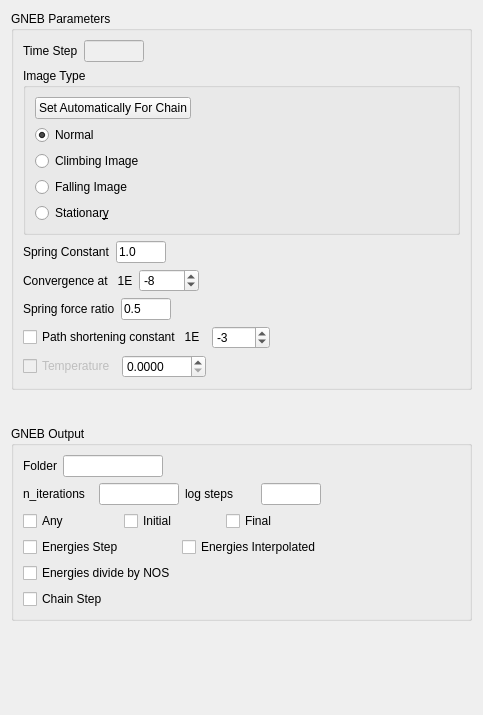
         <widget class="QWidget" name="page">
          <property name="geometry">
           <rect>
            <x>0</x>
            <y>0</y>
            <width>483</width>
            <height>715</height>
           </rect>
          </property>
          <property name="sizePolicy">
           <sizepolicy hsizetype="Preferred" vsizetype="Preferred">
            <horstretch>0</horstretch>
            <verstretch>0</verstretch>
           </sizepolicy>
          </property>
          <property name="minimumSize">
           <size>
            <width>0</width>
            <height>0</height>
           </size>
          </property>
          <attribute name="label">
           <string>GNEB</string>
          </attribute>
          <layout class="QGridLayout" name="gridLayout_6">
           <item row="5" column="0">
            <spacer name="verticalSpacer_5">
             <property name="orientation">
              <enum>Qt::Vertical</enum>
             </property>
             <property name="sizeHint" stdset="0">
              <size>
               <width>20</width>
               <height>40</height>
              </size>
             </property>
            </spacer>
           </item>
           <item row="2" column="0">
            <spacer name="verticalSpacer_4">
             <property name="orientation">
              <enum>Qt::Vertical</enum>
             </property>
             <property name="sizeType">
              <enum>QSizePolicy::Fixed</enum>
             </property>
             <property name="sizeHint" stdset="0">
              <size>
               <width>20</width>
               <height>30</height>
              </size>
             </property>
            </spacer>
           </item>
           <item row="3" column="0">
            <widget class="QGroupBox" name="groupBox_19">
             <property name="minimumSize">
              <size>
               <width>0</width>
               <height>0</height>
              </size>
             </property>
             <property name="title">
              <string>GNEB Output</string>
             </property>
             <layout class="QGridLayout" name="gridLayout_95">
              <item row="0" column="0">
               <layout class="QGridLayout" name="gridLayout_7">
                <item row="0" column="1">
                 <widget class="QLineEdit" name="lineEdit_gneb_output_folder">
                  <property name="maximumSize">
                   <size>
                    <width>100</width>
                    <height>16777215</height>
                   </size>
                  </property>
                 </widget>
                </item>
                <item row="0" column="2">
                 <spacer name="horizontalSpacer_2">
                  <property name="orientation">
                   <enum>Qt::Horizontal</enum>
                  </property>
                  <property name="sizeHint" stdset="0">
                   <size>
                    <width>40</width>
                    <height>20</height>
                   </size>
                  </property>
                 </spacer>
                </item>
                <item row="0" column="0">
                 <widget class="QLabel" name="label">
                  <property name="text">
                   <string>Folder</string>
                  </property>
                 </widget>
                </item>
               </layout>
              </item>
              <item row="2" column="3">
               <spacer name="horizontalSpacer_52">
                <property name="orientation">
                 <enum>Qt::Horizontal</enum>
                </property>
                <property name="sizeHint" stdset="0">
                 <size>
                  <width>40</width>
                  <height>20</height>
                 </size>
                </property>
               </spacer>
              </item>
              <item row="4" column="0">
               <layout class="QGridLayout" name="gridLayout_104">
                <item row="0" column="0">
                 <widget class="QCheckBox" name="checkBox_gneb_output_energies_step">
                  <property name="text">
                   <string>Energies Step</string>
                  </property>
                 </widget>
                </item>
                <item row="1" column="0">
                 <widget class="QCheckBox" name="checkBox_gneb_output_energies_divide">
                  <property name="text">
                   <string>Energies divide by NOS</string>
                  </property>
                 </widget>
                </item>
                <item row="2" column="0">
                 <widget class="QCheckBox" name="checkBox_gneb_output_chain_step">
                  <property name="text">
                   <string>Chain Step</string>
                  </property>
                 </widget>
                </item>
                <item row="0" column="1">
                 <widget class="QCheckBox" name="checkBox_gneb_output_energies_interpolated">
                  <property name="text">
                   <string>Energies Interpolated</string>
                  </property>
                 </widget>
                </item>
               </layout>
              </item>
              <item row="2" column="0">
               <layout class="QGridLayout" name="gridLayout_103">
                <item row="0" column="1">
                 <widget class="QCheckBox" name="checkBox_gneb_output_initial">
                  <property name="text">
                   <string>Initial</string>
                  </property>
                 </widget>
                </item>
                <item row="0" column="2">
                 <widget class="QCheckBox" name="checkBox_gneb_output_final">
                  <property name="text">
                   <string>Final</string>
                  </property>
                 </widget>
                </item>
                <item row="0" column="0">
                 <widget class="QCheckBox" name="checkBox_gneb_output_any">
                  <property name="text">
                   <string>Any</string>
                  </property>
                 </widget>
                </item>
               </layout>
              </item>
              <item row="1" column="0">
               <layout class="QGridLayout" name="gridLayout_77">
                <item row="0" column="0">
                 <widget class="QLabel" name="label_44">
                  <property name="text">
                   <string>n_iterations</string>
                  </property>
                 </widget>
                </item>
                <item row="0" column="2">
                 <widget class="QLabel" name="label_45">
                  <property name="text">
                   <string>log steps</string>
                  </property>
                 </widget>
                </item>
                <item row="0" column="1">
                 <widget class="QLineEdit" name="lineEdit_gneb_n_iterations">
                  <property name="minimumSize">
                   <size>
                    <width>20</width>
                    <height>0</height>
                   </size>
                  </property>
                  <property name="maximumSize">
                   <size>
                    <width>80</width>
                    <height>16777215</height>
                   </size>
                  </property>
                 </widget>
                </item>
                <item row="0" column="3">
                 <widget class="QLineEdit" name="lineEdit_gneb_log_steps">
                  <property name="maximumSize">
                   <size>
                    <width>60</width>
                    <height>16777215</height>
                   </size>
                  </property>
                 </widget>
                </item>
               </layout>
              </item>
             </layout>
            </widget>
           </item>
           <item row="1" column="0">
            <widget class="QGroupBox" name="groupBox_5">
             <property name="minimumSize">
              <size>
               <width>0</width>
               <height>0</height>
              </size>
             </property>
             <property name="maximumSize">
              <size>
               <width>16777215</width>
               <height>16777215</height>
              </size>
             </property>
             <property name="title">
              <string>GNEB Parameters</string>
             </property>
             <layout class="QGridLayout" name="gridLayout_78">
              <item row="9" column="1">
               <layout class="QGridLayout" name="gridLayout_12">
                <item row="1" column="2">
                 <spacer name="horizontalSpacer_7">
                  <property name="orientation">
                   <enum>Qt::Horizontal</enum>
                  </property>
                  <property name="sizeHint" stdset="0">
                   <size>
                    <width>40</width>
                    <height>20</height>
                   </size>
                  </property>
                 </spacer>
                </item>
                <item row="1" column="0">
                 <widget class="QCheckBox" name="checkBox_2">
                  <property name="enabled">
                   <bool>false</bool>
                  </property>
                  <property name="text">
                   <string>Temperature</string>
                  </property>
                 </widget>
                </item>
                <item row="1" column="1">
                 <widget class="QDoubleSpinBox" name="doubleSpinBox">
                  <property name="decimals">
                   <number>4</number>
                  </property>
                  <property name="maximum">
                   <double>1000.000000000000000</double>
                  </property>
                 </widget>
                </item>
               </layout>
              </item>
              <item row="0" column="1">
               <layout class="QGridLayout" name="gridLayout_14">
                <item row="0" column="2">
                 <spacer name="horizontalSpacer_8">
                  <property name="orientation">
                   <enum>Qt::Horizontal</enum>
                  </property>
                  <property name="sizeHint" stdset="0">
                   <size>
                    <width>40</width>
                    <height>20</height>
                   </size>
                  </property>
                 </spacer>
                </item>
                <item row="0" column="1">
                 <widget class="QLineEdit" name="lineEdit">
                  <property name="enabled">
                   <bool>false</bool>
                  </property>
                  <property name="maximumSize">
                   <size>
                    <width>60</width>
                    <height>16777215</height>
                   </size>
                  </property>
                 </widget>
                </item>
                <item row="0" column="0">
                 <widget class="QLabel" name="label_7">
                  <property name="text">
                   <string>Time Step</string>
                  </property>
                 </widget>
                </item>
               </layout>
              </item>
              <item row="4" column="1">
               <widget class="QGroupBox" name="groupBox_3">
                <property name="minimumSize">
                 <size>
                  <width>0</width>
                  <height>0</height>
                 </size>
                </property>
                <property name="title">
                 <string>Image Type</string>
                </property>
                <layout class="QGridLayout" name="gridLayout_10">
                 <item row="1" column="0">
                  <widget class="QPushButton" name="pushButton_auto_image_type">
                   <property name="text">
                    <string>Set Automatically For Chain</string>
                   </property>
                  </widget>
                 </item>
                 <item row="1" column="1">
                  <spacer name="horizontalSpacer_4">
                   <property name="orientation">
                    <enum>Qt::Horizontal</enum>
                   </property>
                   <property name="sizeHint" stdset="0">
                    <size>
                     <width>40</width>
                     <height>20</height>
                    </size>
                   </property>
                  </spacer>
                 </item>
                 <item row="3" column="0">
                  <widget class="QRadioButton" name="radioButton_ClimbingImage">
                   <property name="text">
                    <string>Climbing Image</string>
                   </property>
                  </widget>
                 </item>
                 <item row="2" column="0">
                  <widget class="QRadioButton" name="radioButton_Normal">
                   <property name="text">
                    <string>Normal</string>
                   </property>
                   <property name="checked">
                    <bool>true</bool>
                   </property>
                  </widget>
                 </item>
                 <item row="4" column="0">
                  <widget class="QRadioButton" name="radioButton_FallingImage">
                   <property name="text">
                    <string>Falling Image</string>
                   </property>
                  </widget>
                 </item>
                 <item row="5" column="0">
                  <widget class="QRadioButton" name="radioButton_Stationary">
                   <property name="text">
                    <string>Stationar&amp;y</string>
                   </property>
                  </widget>
                 </item>
                </layout>
               </widget>
              </item>
              <item row="6" column="1">
               <layout class="QGridLayout" name="gridLayout_11">
                <item row="0" column="2">
                 <spacer name="horizontalSpacer_6">
                  <property name="orientation">
                   <enum>Qt::Horizontal</enum>
                  </property>
                  <property name="sizeHint" stdset="0">
                   <size>
                    <width>40</width>
                    <height>20</height>
                   </size>
                  </property>
                 </spacer>
                </item>
                <item row="0" column="1">
                 <widget class="QSpinBox" name="spinBox_gneb_convergence">
                  <property name="minimumSize">
                   <size>
                    <width>60</width>
                    <height>0</height>
                   </size>
                  </property>
                  <property name="minimum">
                   <number>-20</number>
                  </property>
                  <property name="maximum">
                   <number>20</number>
                  </property>
                  <property name="value">
                   <number>-8</number>
                  </property>
                 </widget>
                </item>
                <item row="0" column="0">
                 <widget class="QLabel" name="label_6">
                  <property name="text">
                   <string>Convergence at   1E</string>
                  </property>
                 </widget>
                </item>
               </layout>
              </item>
              <item row="5" column="1">
               <layout class="QGridLayout" name="gridLayout_75">
                <item row="0" column="0">
                 <widget class="QLabel" name="label_2">
                  <property name="text">
                   <string>Spring Constant</string>
                  </property>
                 </widget>
                </item>
                <item row="0" column="1">
                 <widget class="QLineEdit" name="lineEdit_gneb_springconstant">
                  <property name="minimumSize">
                   <size>
                    <width>40</width>
                    <height>0</height>
                   </size>
                  </property>
                  <property name="maximumSize">
                   <size>
                    <width>50</width>
                    <height>16777215</height>
                   </size>
                  </property>
                  <property name="text">
                   <string>1.0</string>
                  </property>
                 </widget>
                </item>
                <item row="0" column="2">
                 <spacer name="horizontalSpacer_3">
                  <property name="orientation">
                   <enum>Qt::Horizontal</enum>
                  </property>
                  <property name="sizeHint" stdset="0">
                   <size>
                    <width>40</width>
                    <height>20</height>
                   </size>
                  </property>
                 </spacer>
                </item>
               </layout>
              </item>
              <item row="8" column="1">
               <layout class="QGridLayout" name="gridLayout_35">
                <item row="0" column="0">
                 <widget class="QCheckBox" name="checkBox_gneb_pathshortening">
                  <property name="text">
                   <string>Path shortening constant   1E</string>
                  </property>
                 </widget>
                </item>
                <item row="0" column="1">
                 <widget class="QSpinBox" name="spinBox_gneb_pathshorteningconstant">
                  <property name="minimum">
                   <number>-1000</number>
                  </property>
                  <property name="maximum">
                   <number>1000</number>
                  </property>
                  <property name="value">
                   <number>-3</number>
                  </property>
                 </widget>
                </item>
                <item row="0" column="2">
                 <spacer name="horizontalSpacer_19">
                  <property name="orientation">
                   <enum>Qt::Horizontal</enum>
                  </property>
                  <property name="sizeHint" stdset="0">
                   <size>
                    <width>40</width>
                    <height>20</height>
                   </size>
                  </property>
                 </spacer>
                </item>
               </layout>
              </item>
              <item row="7" column="1">
               <layout class="QGridLayout" name="gridLayout_34">
                <item row="0" column="2">
                 <spacer name="horizontalSpacer_18">
                  <property name="orientation">
                   <enum>Qt::Horizontal</enum>
                  </property>
                  <property name="sizeHint" stdset="0">
                   <size>
                    <width>40</width>
                    <height>20</height>
                   </size>
                  </property>
                 </spacer>
                </item>
                <item row="0" column="1">
                 <widget class="QLineEdit" name="lineEdit_gneb_springforceratio">
                  <property name="minimumSize">
                   <size>
                    <width>40</width>
                    <height>0</height>
                   </size>
                  </property>
                  <property name="maximumSize">
                   <size>
                    <width>50</width>
                    <height>16777215</height>
                   </size>
                  </property>
                  <property name="text">
                   <string>0.5</string>
                  </property>
                 </widget>
                </item>
                <item row="0" column="0">
                 <widget class="QLabel" name="label_25">
                  <property name="text">
                   <string>Spring force ratio</string>
                  </property>
                 </widget>
                </item>
               </layout>
              </item>
             </layout>
            </widget>
           </item>
          </layout>
         </widget>
